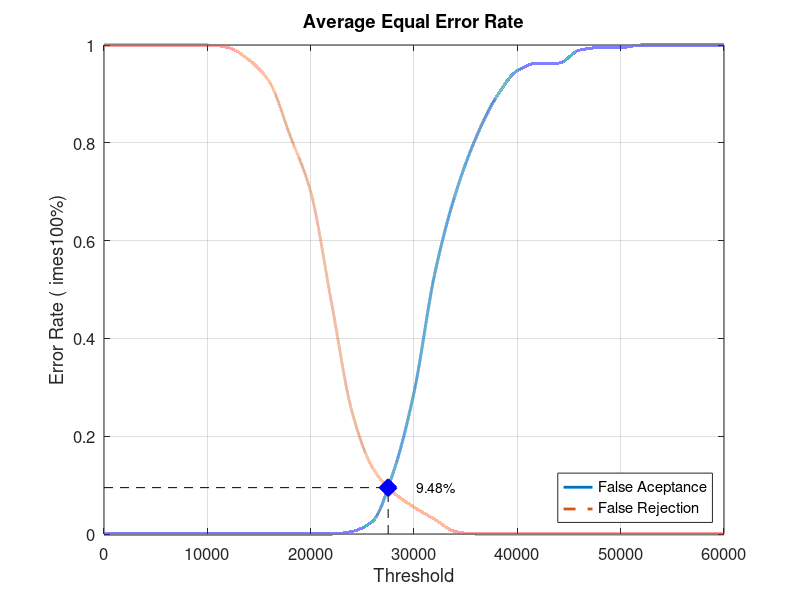
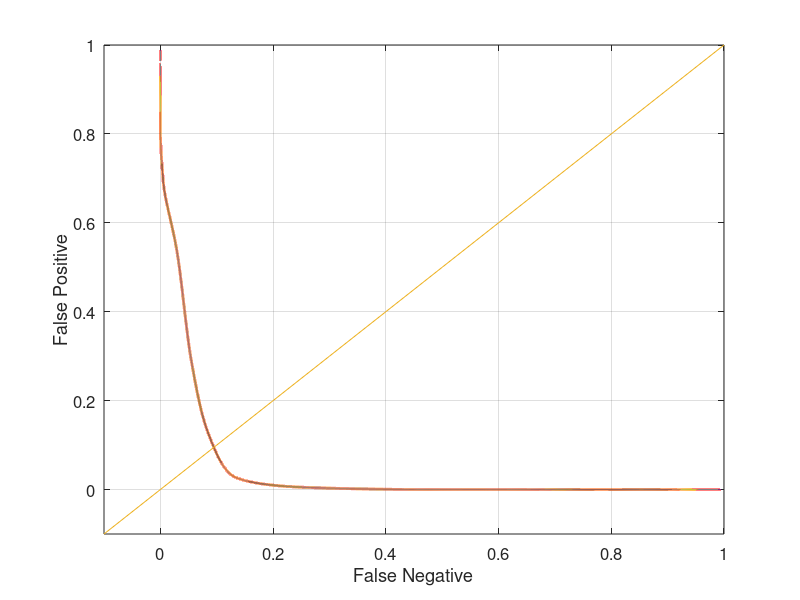

The MATLAB script that drew these images, in order:
close all;
clear;
clc;
x = 0:2000:60000;
xq = 0:0.5:60000;

y0 = [0 0 0 0 0 0 0 0 0 0 0 0 0.00526316 0.0263158 0.126316 0.289474 0.531579 0.694737 0.810526 0.894737 0.947368 0.963158 0.963158 0.989474 0.994737 0.994737 1 1 1 1 1]
yy0 = interp1(x, y0, xq, 'pchip');
y1 = [1 1 1 1 1 1 0.995 0.97 0.925 0.815 0.7 0.475 0.25 0.135 0.085 0.055 0.03 0.005 0 0 0 0 0 0 0 0 0 0 0 0 0]
yy1 = interp1(x, y1, xq, 'pchip');

% Calculating EER: 
y2 = abs(y0 - y1);
find(y2 == min(y2))
yy2 = abs(yy0 - yy1);
xEER = find(yy2 == min(yy2));
xEERIndex = xq(xEER) % X-axis EER
yEER = yy0(xEER) % Y-axis EER

main = figure
plot(xq, yy0,'-','LineWidth', 2);	hold on
plot(xq, yy1,'--','LineWidth', 2);	hold on
plot([xEERIndex xEERIndex], [0 yEER], 'k--');	hold on
plot([0 xEERIndex], [yEER yEER], 'k--');	hold on
plot(xEERIndex, yEER, 'bx', 'LineWidth', 10);	hold on
text(xEERIndex + 10 * xEERIndex / 100, yEER, [num2str(round((10000 * yEER)) / 100) '%'])
legend('False Aceptance', 'False Rejection', 'Location', 'SouthEast')
xlabel('Threshold')
ylabel('Error Rate (	imes100%)')
title('Average Equal Error Rate')
set(gca, 'FontSize', 12)
axis([0 60000 0 1])
grid on

print(main, 'Database2_2Main', '-dpng');
FNRxFPR = figure('Color', [1 1 1]);
plot(yy1, yy0, '-', yy1, yy0, 'LineWidth', 2);
hold on
y = -0.1:0.1:1
plot(y, y); 
set(gca, 'FontSize', 12)
xlabel('False Negative')
ylabel('False Positive')
axis([-0.1 1 -0.1 1])
set(gca, 'FontSize', 12)
grid on

print(FNRxFPR, 'Database2_2FNRxFPR','-dpng');
